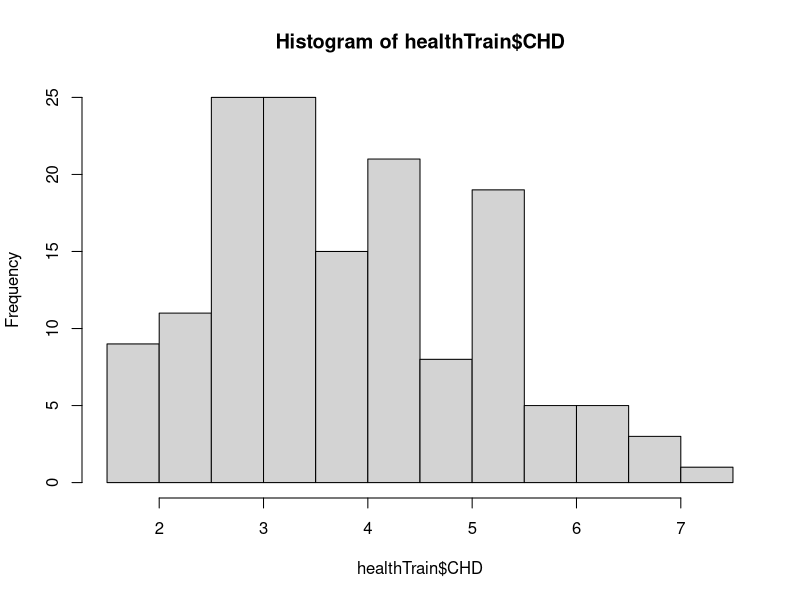
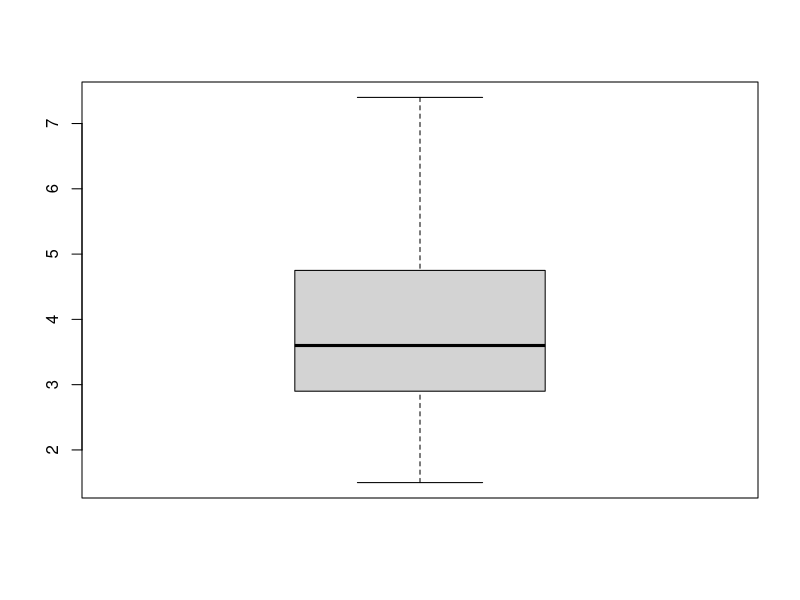
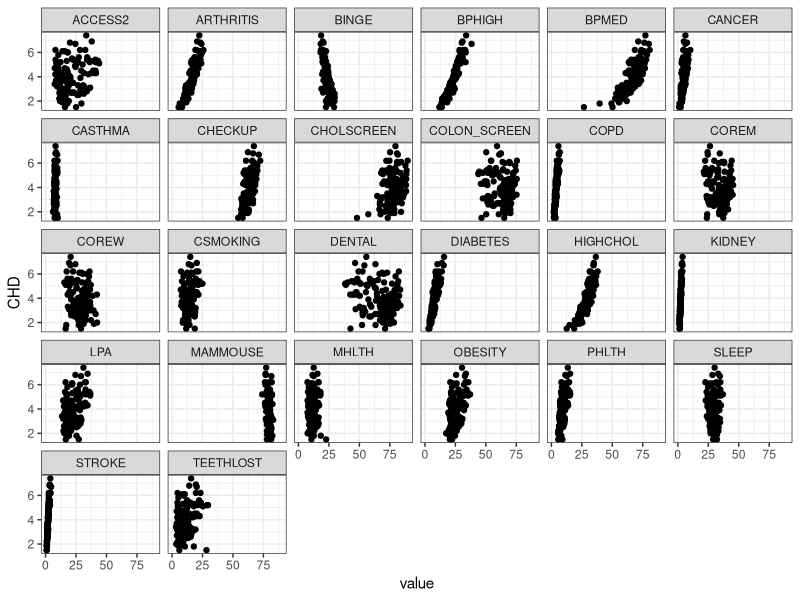
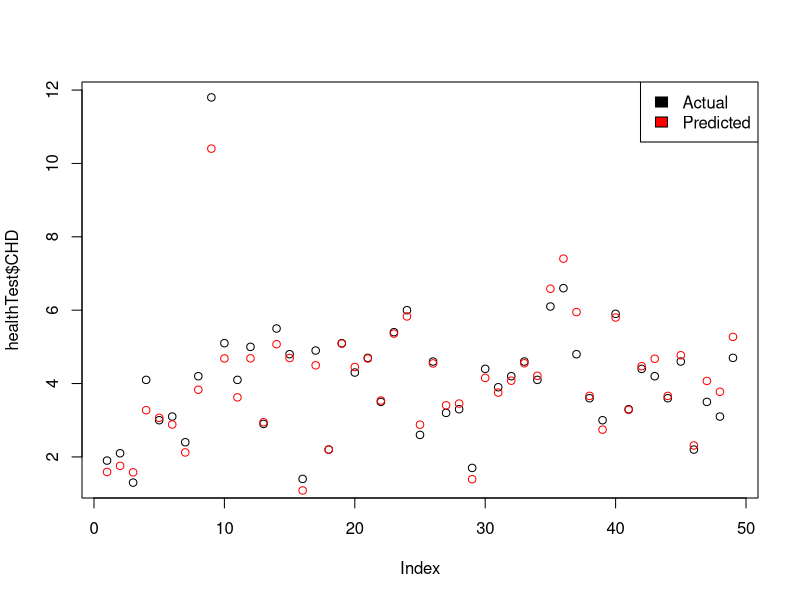
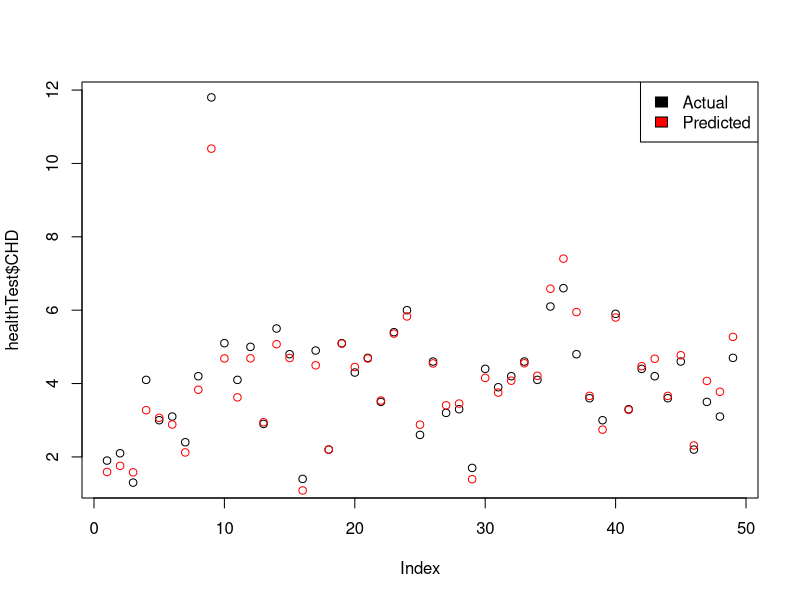
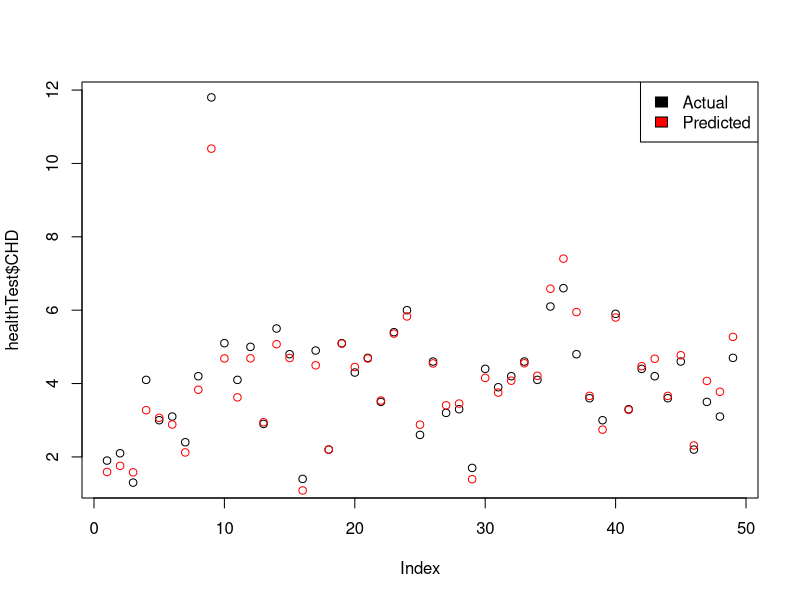
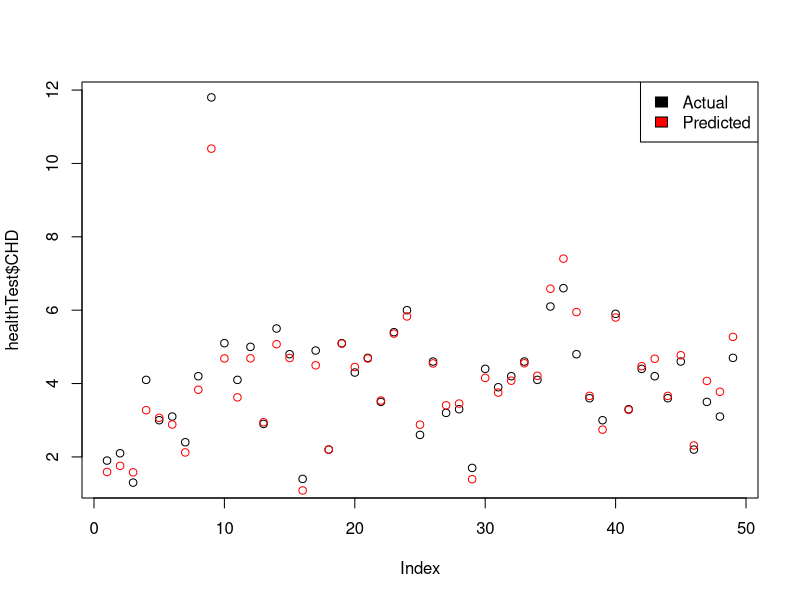
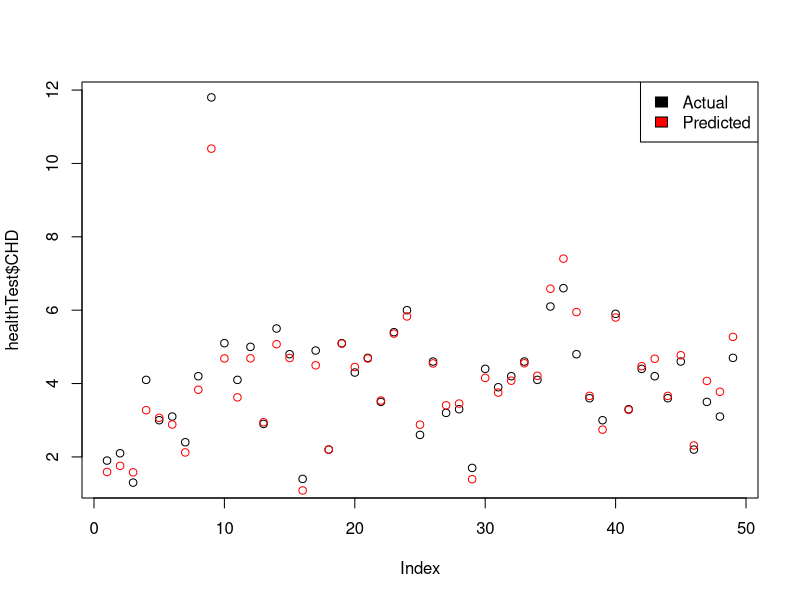

Write the R code that produced these figures, in order.
## ---- chunk 1
knitr::opts_chunk$set(echo = TRUE)
## ---- chunk 2
health  <- read.csv("Health of CityX.csv")
## ---- chunk 3
library(tidyverse)
## ---- chunk 4
str(health)
## ---- chunk 5
sum(is.na(health))
## ---- chunk 6
health <- na.omit(health)
## ---- chunk 7
sum(is.na(health))
## ---- chunk 8
names(health) <- sub('_CrudePrev', '', names(health))
## ---- chunk 9
str(health)
## ---- chunk 10
set.seed(2342)
trainHealth <- sample(nrow(health), 0.75*nrow(health), replace=FALSE)

healthTrain <- health[trainHealth,]
healthTest <- health[-trainHealth,]
## ---- chunk 11
hist(healthTrain$CHD, breaks = 10)
boxplot(healthTrain$CHD)
## ---- chunk 12
theme_set(
  theme_bw() +
    theme(legend.position = "top")
)


healthTrain.gathered <- healthTrain %>%
  as_tibble() %>%
  gather(key = "variable", value = "value",
         -CHD, -Population2010)


ggplot(healthTrain.gathered, aes(x = value, y = CHD)) +
  geom_point() +
  facet_wrap(~variable)
## ---- chunk 13
chd.cor <- cor(healthTrain[ , colnames(healthTrain) != "CHD"],
                healthTrain$CHD)
chd.cor
## ---- chunk 14
chd.model <- lm(CHD ~ BPHIGH + COPD + KIDNEY + STROKE, data=healthTrain)
summary(chd.model)
## ---- chunk 15
chd.predict <- predict(chd.model, healthTest)
mean((healthTest$CHD - chd.predict)^2)
## ---- chunk 16
plot(healthTest$CHD)
points(chd.predict, col="red")
legend(x = "topright",
       legend = c("Actual", "Predicted"),
       fill = c("black", "red"),
       col = c("black", "red"))
## ---- chunk 17
chd.model.bphigh <- lm(CHD ~ BPHIGH, data=healthTrain)
summary(chd.model.bphigh)
## ---- chunk 18
chd.predict.bphigh <- predict(chd.model.bphigh, healthTest)
mean((healthTest$CHD - chd.predict.bphigh)^2)
## ---- chunk 19
plot(healthTest$CHD)
points(chd.predict, col="red")
legend(x = "topright",
       legend = c("Actual", "Predicted"),
       fill = c("black", "red"),
       col = c("black", "red"))
## ---- chunk 20
chd.model.kidney <- lm(CHD ~ KIDNEY, data=healthTrain)
summary(chd.model.kidney)
## ---- chunk 21
chd.predict.kidney <- predict(chd.model.kidney, healthTest)
mean((healthTest$CHD - chd.predict.kidney)^2)
## ---- chunk 22
plot(healthTest$CHD)
points(chd.predict, col="red")
legend(x = "topright",
       legend = c("Actual", "Predicted"),
       fill = c("black", "red"),
       col = c("black", "red"))
## ---- chunk 23
chd.model.stroke <- lm(CHD ~ STROKE, data=healthTrain)
summary(chd.model.stroke)
## ---- chunk 24
chd.predict.stroke <- predict(chd.model.stroke, healthTest)
mean((healthTest$CHD - chd.predict.stroke)^2)
## ---- chunk 25
plot(healthTest$CHD)
points(chd.predict, col="red")
legend(x = "topright",
       legend = c("Actual", "Predicted"),
       fill = c("black", "red"),
       col = c("black", "red"))
## ---- chunk 26
chd.model.copd <- lm(CHD ~ COPD, data=healthTrain)
summary(chd.model.copd)
## ---- chunk 27
chd.predict.copd <- predict(chd.model.copd, healthTest)
mean((healthTest$CHD - chd.predict.copd)^2)
## ---- chunk 28
plot(healthTest$CHD)
points(chd.predict, col="red")
legend(x = "topright",
       legend = c("Actual", "Predicted"),
       fill = c("black", "red"),
       col = c("black", "red"))
